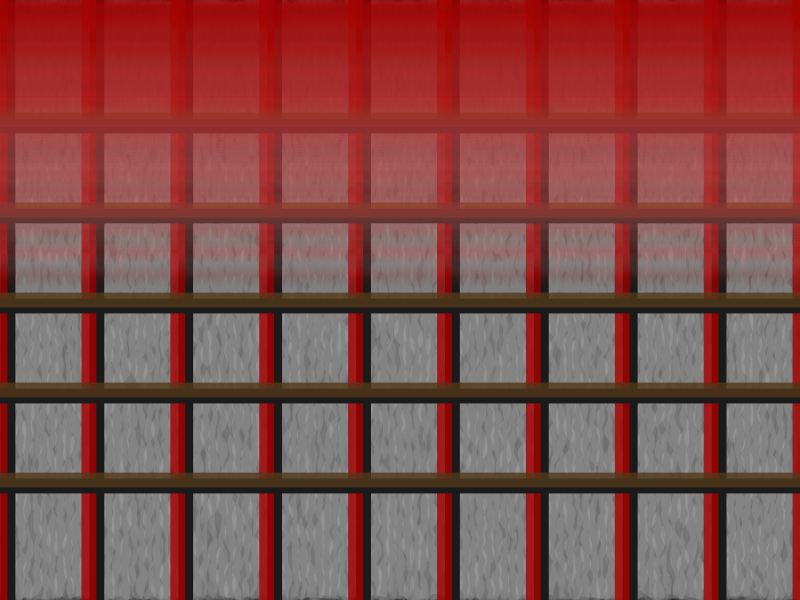

This figure's R source:
#Genuary 4 2023 - Intersections

#=============================================================================#
#Library Load-in---------------------------------------------------------------
#=============================================================================#
library(dplyr)
library(ggplot2)

#=============================================================================#
#Data Creation-----------------------------------------------------------------
#=============================================================================#

#Picking out colors to use#
burberry_colors <- c("#A70100", "#513819", "#956226", "#747674", "#0D100E", "#ffffff")

#Background color
back_color <- "#B8A081"
  
#Vertical Lines#
red_lines <- tibble(x = seq(0,10, length = 10),
                    xend = x,
                    y = 0,
                    yend = 10,
                    group = "redlines")

#Horizontal Lines#
tan_lines <- tibble(y = seq(2,8, length = 5),
                    yend = y,
                    x = 0,
                    xend = 10,
                    group = "tan lines")

#Background waves#
texture <- tibble(x = seq(0,10, length = 100), 
                  y = x) |>
  expand.grid()

#Red Fog#
textbar <- tibble(x = 0,
                  xend = 10,
                  y = seq(10,0, length = 1000),
                  yend = y,
                  group = "textbar",
                  color = colorRampPalette(c("#A70100", "#ffffff"))(1000))


red_lines |>
  ggplot(aes(x,y, group = group))+
  theme_void()+
  theme(plot.background = element_rect(fill = back_color))+
  geom_path(data = texture, aes( group = x), 
            linewidth= 15, 
            color = "#000000", 
            alpha = 1, position = position_jitter(width = .05))+
  geom_path(data = texture, aes( group = x), 
            linewidth= 10, 
            color = "#555555", 
            alpha = .3, 
            position = position_jitter(width = .05))+
  geom_path(data = texture, aes( group = x), 
            linewidth= 10, 
            color = "#ffffff", 
            alpha = .1, 
            position = position_jitter(width = .05))+
  geom_segment(aes(x = (x +.1), xend = (xend + .1), yend = yend), 
               color = "#1a1a1a", 
               linewidth = 5)+
  geom_segment(aes(xend = xend, yend = yend), 
               color = burberry_colors[1], 
               alpha = .8, 
               linewidth = 5)+
  geom_segment(data = tan_lines, aes(y = (y -.1), xend = xend, yend = yend - .1), 
             color = "#1a1a1a", 
             linewidth = 5)+
  geom_segment(data = tan_lines, aes(xend = xend, yend = yend), 
               color = burberry_colors[2], 
               alpha = .8, 
               linewidth = 5)+
  geom_segment(data = textbar, aes(xend = xend, yend = yend), 
               color = textbar$color, 
               alpha = c(seq(.1,0, length = 500),rep(0,500)), 
               linewidth = 5)+
  coord_cartesian(xlim = c(0,10), ylim = c(0,10), expand = FALSE)

#To save the output:
# ggsave("images/04.png",
#        dpi = 300,
#        device = "png")
